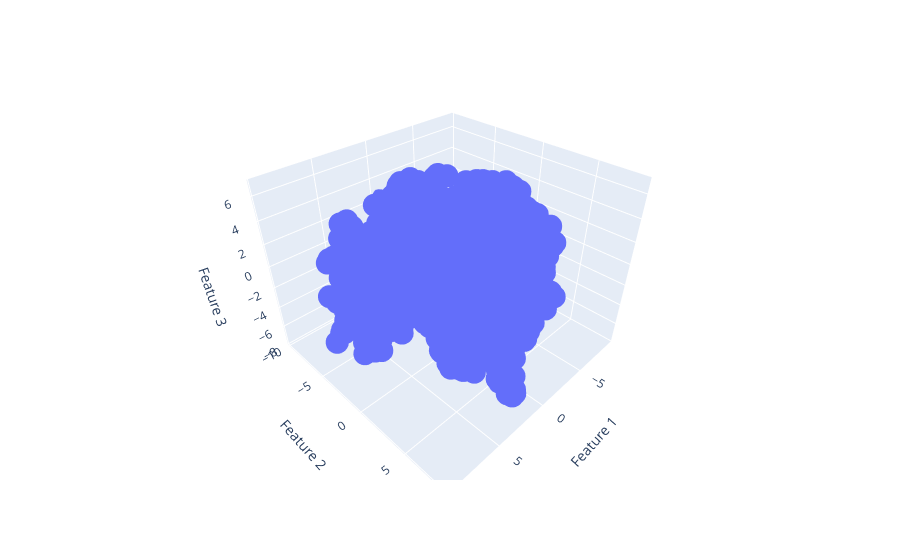

Notebook source saved alongside this figure:
### Code cell
fig = px.scatter_3d(tsne_3d_df, x='Feature 1', y='Feature 2', z='Feature 3')
fig.show()

### Figure 1 — Plotly figure (JSON) as saved in the notebook; plotly's stock layout.template omitted (floating-point values rounded to 4 significant figures; data arrays with more than 128 entries replaced by an {"elided": "..."} marker saying what was removed)
{"data": [{"hovertemplate": "Feature 1=%{x}<br>Feature 2=%{y}<br>Feature 3=%{z}<extra></extra>", "legendgroup": "", "marker": {"color": "#636efa", "symbol": "circle"}, "mode": "markers", "name": "", "scene": "scene", "showlegend": false, "type": "scatter3d", "x": {"elided": "1746 float values"}, "y": {"elided": "1746 float values"}, "z": {"elided": "1746 float values"}}], "layout": {"legend": {"tracegroupgap": 0}, "margin": {"t": 60}, "scene": {"domain": {"x": [0, 1], "y": [0, 1]}, "xaxis": {"title": {"text": "Feature 1"}}, "yaxis": {"title": {"text": "Feature 2"}}, "zaxis": {"title": {"text": "Feature 3"}}}}}
